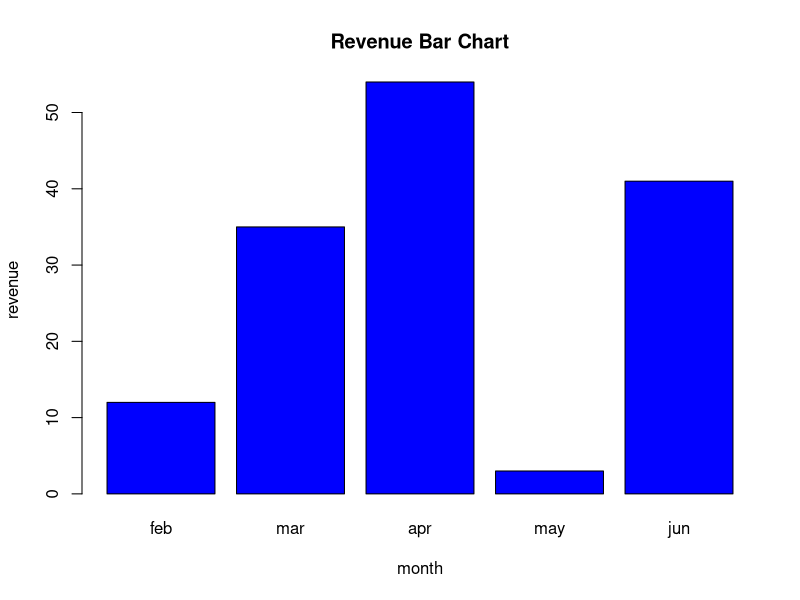

Write R code to recreate this figure.
h <- c(12, 35, 54, 3,41)
m <- c('feb','mar','apr','may','jun')

png(file='bar_properties.png')

barplot(h,names.arg=m,xlab='month',ylab = 'revenue',col='Blue',main='Revenue Bar Chart',border='black')
dev.off()
